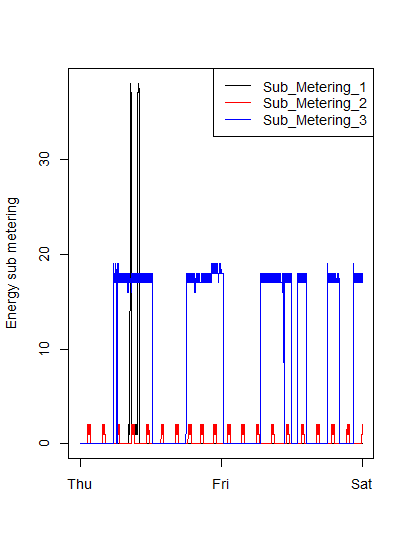

R code for this plot:
# Plot 3
plot(x = energydf3$Time,
     y = as.numeric(energydf3$Sub_Metering_1),
     type = "l",
     col = "black",
     xlab = "",
     ylab = "Energy sub metering")
     
lines(x = energydf3$Time,
     y = as.numeric(energydf3$Sub_Metering_2),
     type = 'l',
     col = "red")
lines(x = energydf3$Time,
     y = as.numeric(energydf3$Sub_Metering_3),
     type = 'l',
     col = "blue")
# Add legend 
legend("topright", legend = c("Sub_Metering_1", "Sub_Metering_2", "Sub_Metering_3"),
       col = c("black", "red","blue"),
       lty = 1)
